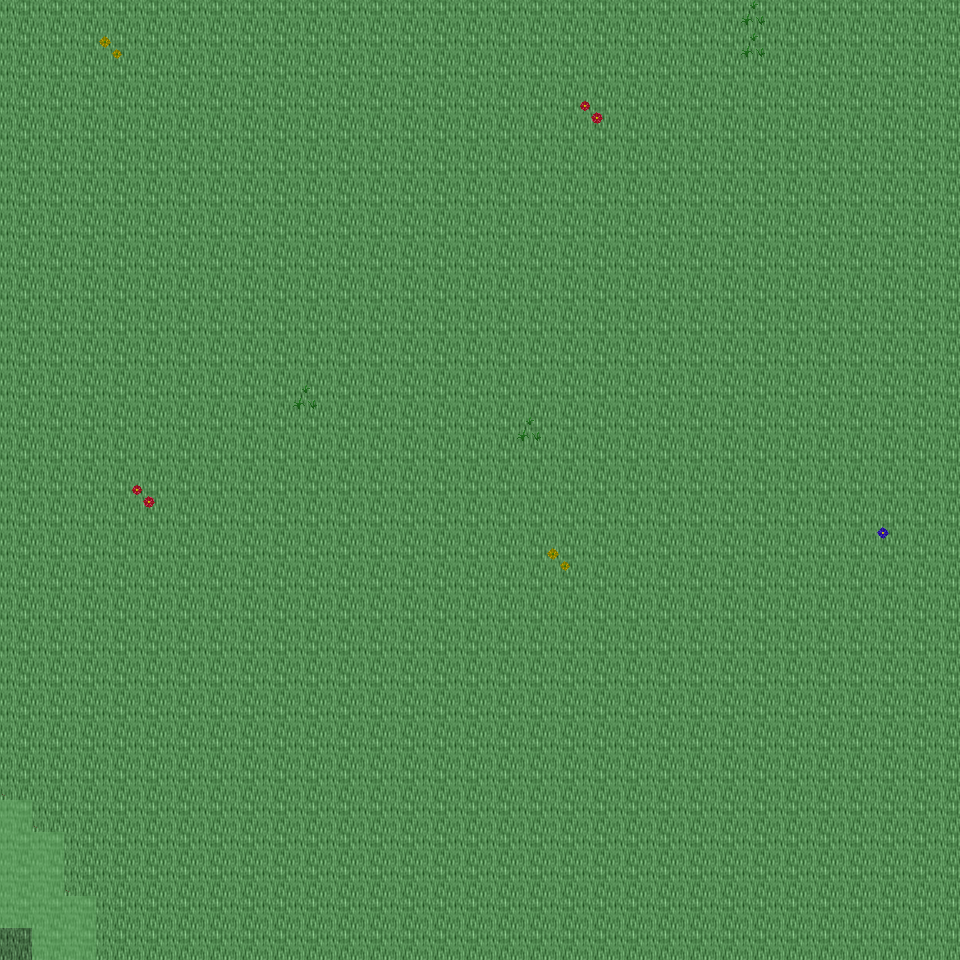

A 2D game scene composited from a Tiled map and its tileset images. What follows is a short description and the map's XML, with each tile layer's data collapsed to a summary:
An orthogonal 30x30 tile map with 32x32 px tiles, 6 tile layers (Ground, Object, Object2, Above, ...), 37 tilesets and 6 objects (6x mapExit).

<map version="1.0" orientation="orthogonal" renderorder="right-down" width="30" height="30" tilewidth="32" tileheight="32" nextobjectid="7">
  <tileset firstgid="1" name="tileset_ground_ground" tilewidth="32" tileheight="32" tilecount="33" columns="3">
    <image source="../drawable/tileset_ground_ground.png" width="96" height="352" />
  </tileset>
  <tileset firstgid="34" name="tileset_ground_ridge_earth_dark" tilewidth="32" tileheight="32" tilecount="96" columns="12">
    <image source="../drawable/tileset_ground_ridge_earth_dark.png" width="384" height="256" />
  </tileset>
  <tileset firstgid="130" name="tileset_ground_ridge_earth_pale" tilewidth="32" tileheight="32" tilecount="96" columns="12">
    <image source="../drawable/tileset_ground_ridge_earth_pale.png" width="384" height="256" />
  </tileset>
  <tileset firstgid="226" name="tileset_ground_earth_edges" tilewidth="32" tileheight="32" tilecount="18" columns="6">
    <image source="../drawable/tileset_ground_earth_edges.png" width="192" height="96" />
  </tileset>
  <tileset firstgid="244" name="tileset_ground_rock_pebbles" tilewidth="32" tileheight="32" tilecount="3" columns="1">
    <image source="../drawable/tileset_ground_rock_pebbles.png" width="32" height="96" />
  </tileset>
  <tileset firstgid="247" name="tileset_plant_grasses" tilewidth="32" tileheight="32" tilecount="6" columns="3">
    <image source="../drawable/tileset_plant_grasses.png" width="96" height="64" />
  </tileset>
  <tileset firstgid="253" name="tileset_plant_flower_daisy_yellow" tilewidth="32" tileheight="32" tilecount="8" columns="2">
    <image source="../drawable/tileset_plant_flower_daisy_yellow.png" width="64" height="128" />
  </tileset>
  <tileset firstgid="261" name="tileset_plant_bush_bushes" tilewidth="32" tileheight="32" tilecount="10" columns="5">
    <image source="../drawable/tileset_plant_bush_bushes.png" width="160" height="64" />
  </tileset>
  <tileset firstgid="271" name="tileset_plant_flower_daisy_red" tilewidth="32" tileheight="32" tilecount="8" columns="2">
    <image source="../drawable/tileset_plant_flower_daisy_red.png" width="64" height="128" />
  </tileset>
  <tileset firstgid="279" name="tileset_plant_tree_tree_darkgreen" tilewidth="32" tileheight="32" tilecount="88" columns="8">
    <image source="../drawable/tileset_plant_tree_tree_darkgreen.png" width="256" height="352" />
  </tileset>
  <tileset firstgid="367" name="tileset_plant_flower_daisy_blue" tilewidth="32" tileheight="32" tilecount="8" columns="2">
    <image source="../drawable/tileset_plant_flower_daisy_blue.png" width="64" height="128" />
  </tileset>
  <tileset firstgid="375" name="tileset_item_corpse_skull_pale" tilewidth="32" tileheight="32" tilecount="2" columns="2">
    <image source="../drawable/tileset_item_corpse_skull_pale.png" width="64" height="32" />
  </tileset>
  <tileset firstgid="377" name="tileset_plant_vine" tilewidth="32" tileheight="32" tilecount="3" columns="1">
    <image source="../drawable/tileset_plant_vine.png" width="32" height="96" />
  </tileset>
  <tileset firstgid="380" name="tileset_plant_flower_daisy_white" tilewidth="32" tileheight="32" tilecount="8" columns="2">
    <image source="../drawable/tileset_plant_flower_daisy_white.png" width="64" height="128" />
  </tileset>
  <tileset firstgid="388" name="tileset_item_corpse_huge_animal" tilewidth="32" tileheight="32" tilecount="16" columns="2">
    <image source="../drawable/tileset_item_corpse_huge_animal.png" width="64" height="256" />
  </tileset>
  <tileset firstgid="404" name="tileset_building_fence_fence_chunky" tilewidth="32" tileheight="32" tilecount="21" columns="3">
    <image source="../drawable/tileset_building_fence_fence_chunky.png" width="96" height="224" />
  </tileset>
  <tileset firstgid="425" name="tileset_ground_eye" tilewidth="32" tileheight="32" tilecount="9" columns="3">
    <image source="../drawable/tileset_ground_eye.png" width="96" height="96" />
  </tileset>
  <tileset firstgid="434" name="tileset_logic_creature_gnome" tilewidth="32" tileheight="32" tilecount="6" columns="6">
    <image source="../drawable/tileset_logic_creature_gnome.png" width="192" height="32" />
  </tileset>
  <tileset firstgid="440" name="tileset_logic_creature_animal" tilewidth="32" tileheight="32" tilecount="32" columns="8">
    <image source="../drawable/tileset_logic_creature_animal.png" width="256" height="128" />
  </tileset>
  <tileset firstgid="472" name="tileset_logic_collision" tilewidth="32" tileheight="32" tilecount="1" columns="1">
    <image source="../drawable/tileset_logic_collision.png" width="32" height="32" />
  </tileset>
  <tileset firstgid="473" name="tileset_plant_tree_taller_trees" tilewidth="32" tileheight="32" tilecount="32" columns="8">
    <image source="../drawable/tileset_plant_tree_taller_trees.png" width="256" height="128" />
  </tileset>
  <tileset firstgid="505" name="tileset_plant_tree_spruce" tilewidth="32" tileheight="32" tilecount="6" columns="2">
    <image source="../drawable/tileset_plant_tree_spruce.png" width="64" height="96" />
  </tileset>
  <tileset firstgid="511" name="tileset_ground_blue_paving" tilewidth="32" tileheight="32" tilecount="2" columns="1">
    <image source="../drawable/tileset_ground_blue_paving.png" width="32" height="64" />
  </tileset>
  <tileset firstgid="513" name="tileset_ground_grass_edges" tilewidth="32" tileheight="32" tilecount="36" columns="12">
    <image source="../drawable/tileset_ground_grass_edges.png" width="384" height="96" />
  </tileset>
  <tileset firstgid="549" name="tileset_ground_grass_corners" tilewidth="32" tileheight="32" tilecount="24" columns="6">
    <image source="../drawable/tileset_ground_grass_corners.png" width="192" height="128" />
  </tileset>
  <tileset firstgid="573" name="tileset_logic_item_fruits" tilewidth="32" tileheight="32" tilecount="10" columns="10">
    <image source="../drawable/tileset_logic_item_fruits.png" width="256" height="64" />
  </tileset>
  <tileset firstgid="583" name="tileset_building_house_pink_blue" tilewidth="32" tileheight="32" tilecount="99" columns="11">
    <image source="../drawable/tileset_building_house_pink_blue.png" width="352" height="288" />
  </tileset>
  <tileset firstgid="682" name="tileset_building_fence_stone_fence_white" tilewidth="32" tileheight="32" tilecount="9" columns="3">
    <image source="../drawable/tileset_building_fence_stone_fence_white.png" width="96" height="96" />
  </tileset>
  <tileset firstgid="691" name="tileset_plant_tree_pine_tree" tilewidth="32" tileheight="32" tilecount="20" columns="4">
    <image source="../drawable/tileset_plant_tree_pine_tree.png" width="128" height="160" />
  </tileset>
  <tileset firstgid="711" name="tileset_furniture_chair_bench_wooden" tilewidth="32" tileheight="32" tilecount="8" columns="2">
    <image source="../drawable/tileset_furniture_chair_bench_wooden.png" width="64" height="128" />
  </tileset>
  <tileset firstgid="719" name="tileset_item_postbox" tilewidth="32" tileheight="32" tilecount="4" columns="2">
    <image source="../drawable/tileset_item_postbox.png" width="64" height="64" />
  </tileset>
  <tileset firstgid="723" name="tileset_logic_portal" tilewidth="32" tileheight="32" tilecount="24" columns="8">
    <image source="../drawable/tileset_logic_portal.png" width="256" height="96" />
  </tileset>
  <tileset firstgid="747" name="tileset_furniture_light_lamp_blue" tilewidth="32" tileheight="32" tilecount="3" columns="1">
    <image source="../drawable/tileset_furniture_light_lamp_blue.png" width="32" height="96" />
  </tileset>
  <tileset firstgid="750" name="tileset_light_dim_light_7x5" tilewidth="32" tileheight="32" tilecount="35" columns="7">
    <image source="../drawable/tileset_light_dim_light_7x5.png" width="224" height="160" />
  </tileset>
  <tileset firstgid="785" name="tileset_light_light_5x5" tilewidth="32" tileheight="32" tilecount="25" columns="5">
    <image source="../drawable/tileset_light_light_5x5.png" width="160" height="160" />
  </tileset>
  <tileset firstgid="810" name="tileset_logic_creature_reptile" tilewidth="32" tileheight="32" tilecount="7" columns="7">
    <image source="../drawable/tileset_logic_creature_reptile.png" width="224" height="32" />
  </tileset>
  <tileset firstgid="817" name="tileset_plant_bushes_and_trees" tilewidth="32" tileheight="32" tilecount="144" columns="16">
    <image source="../drawable/tileset_plant_bushes_and_trees.png" width="512" height="289" />
  </tileset>
  <layer name="Ground" width="30" height="30">
    <data>[900 cells, 900 non-empty, 2 distinct tile ids]</data>
  </layer>
  <layer name="Object" width="30" height="30">
    <data>[900 cells, 10 non-empty, 5 distinct tile ids]</data>
  </layer>
  <layer name="Object2" width="30" height="30">
    <data>[900 cells, 9 non-empty, 4 distinct tile ids]</data>
  </layer>
  <layer name="Above" width="30" height="30">
    <data>[900 cells, 3 non-empty, 1 distinct tile ids]</data>
  </layer>
  <layer name="Above2" width="30" height="30">
    <data>[900 cells, 0 non-empty, 0 distinct tile ids]</data>
  </layer>
  <layer name="Walkable" width="30" height="30">
    <data>[900 cells, 10 non-empty, 1 distinct tile ids]</data>
  </layer>
  <objectgroup name="MapEvents">
    <object id="1" name="north" type="mapExit" x="0" y="0" width="960" height="32">
      <properties>
        <property name="map" value="level_0_x88_y76" />
        <property name="x" value="0" />
        <property name="y" value="28" />
      </properties>
    </object>
    <object id="2" name="south" type="mapExit" x="0" y="928" width="32" height="32">
      <properties>
        <property name="map" value="level_0_x88_y78" />
        <property name="x" value="0" />
        <property name="y" value="1" />
      </properties>
    </object>
    <object id="3" name="south2" type="mapExit" x="96" y="928" width="864" height="32">
      <properties>
        <property name="map" value="level_0_x88_y78" />
        <property name="x" value="3" />
        <property name="y" value="1" />
      </properties>
    </object>
    <object id="4" name="west" type="mapExit" x="0" y="0" width="32" height="800">
      <properties>
        <property name="map" value="level_0_x87_y77" />
        <property name="x" value="28" />
        <property name="y" value="0" />
      </properties>
    </object>
    <object id="5" name="west2" type="mapExit" x="0" y="928" width="32" height="32">
      <properties>
        <property name="map" value="level_0_x87_y77" />
        <property name="x" value="28" />
        <property name="y" value="29" />
      </properties>
    </object>
    <object id="6" name="east" type="mapExit" x="928" y="0" width="32" height="960">
      <properties>
        <property name="map" value="level_0_x89_y77" />
        <property name="x" value="1" />
        <property name="y" value="0" />
      </properties>
    </object>
  </objectgroup>
</map>
